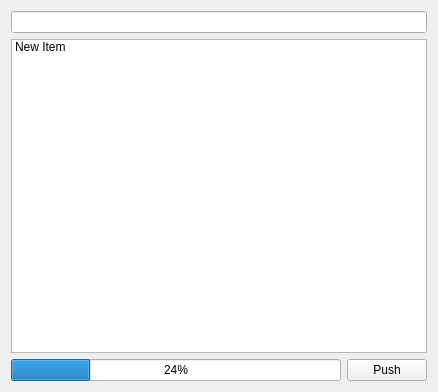
<?xml version="1.0" encoding="UTF-8"?>
<ui version="4.0">
 <class>Form</class>
 <widget class="QWidget" name="Form">
  <property name="geometry">
   <rect>
    <x>0</x>
    <y>0</y>
    <width>438</width>
    <height>392</height>
   </rect>
  </property>
  <property name="windowTitle">
   <string>Asset Push</string>
  </property>
  <layout class="QVBoxLayout" name="verticalLayout_2">
   <item>
    <layout class="QVBoxLayout" name="verticalLayout">
     <item>
      <widget class="QLineEdit" name="lineEdit"/>
     </item>
     <item>
      <widget class="QListWidget" name="listWidget">
       <item>
        <property name="text">
         <string>New Item</string>
        </property>
        <property name="checkState">
         <enum>Unchecked</enum>
        </property>
       </item>
      </widget>
     </item>
     <item>
      <layout class="QHBoxLayout" name="horizontalLayout">
       <item>
        <widget class="QProgressBar" name="progressBar">
         <property name="value">
          <number>24</number>
         </property>
        </widget>
       </item>
       <item>
        <widget class="QPushButton" name="pushButton">
         <property name="text">
          <string>Push</string>
         </property>
        </widget>
       </item>
      </layout>
     </item>
    </layout>
   </item>
  </layout>
 </widget>
 <resources/>
 <connections/>
</ui>
